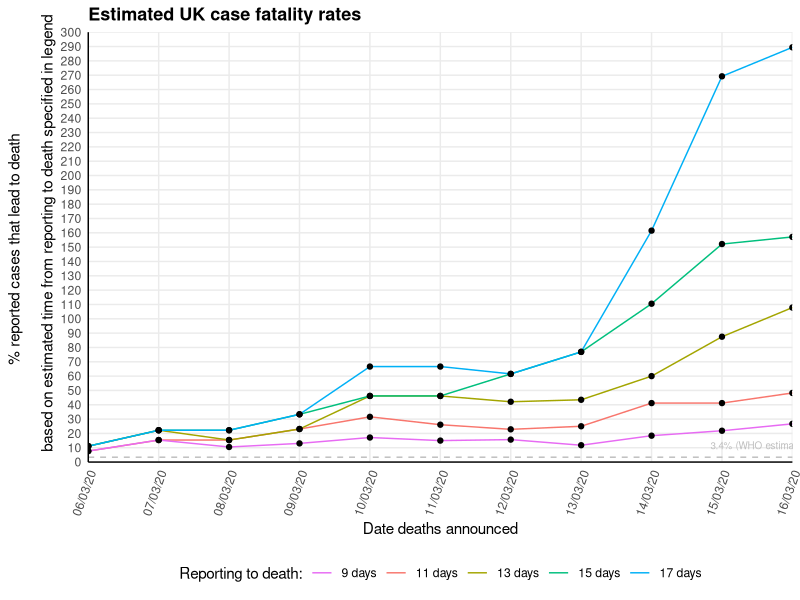

Write R code to recreate this figure.
## Exploration of UK COVID-19 data: CFR statistics over time
## Emma Doughty (e.doughty6@gmail.com)

# Install libraries if necessary
#if(!require(ggpubr)) install.packages("ggpubr")
#if(!require(tidyverse)) install.packages("tidyverse")
#if(!require(scales)) install.packages("scales")

# Load libraries
library(readr)
library(tidyr)
library(plyr)
library(ggplot2)
library(scales)
library(ggpubr)

#Load data
COVID19_by_day <- read_csv("Data/COVID19_by_day.csv")
COVID19_by_day$Date <- as.Date(COVID19_by_day$Date, format = "%d/%m/%y")
COVID19_by_day <- COVID19_by_day[order(COVID19_by_day$Date),]

# Data taken from: https://github.com/midas-network/COVID-19/tree/master/parameter_estimates/2019_novel_coronavirus
# Looks case fatality rate in terms of number of deaths vs estimated number of cases at time of onset
# Fatality rate plotted for a range of reporting times 
# Reporting times chosen to fit with:
  # 14-23d from symptom onset to death
  # ~5d from onset to reporting
  # Therefore, time from reporting to death min =14-5 = 9d; max = 23-5 =18d; avg = 17d-5 = 12d
  # Chosen to show 19, 17, 15, 13, 11, 9d to give even spread across the middle/lower 
  # (4-7d exposure to symptom onset)

#### Generate dataframe for plot ####
# Cumulative deaths vs cumulative cases 17 days prior
df_Deaths17d <- data.frame(Date = COVID19_by_day$Date, 
                           CumCases = COVID19_by_day$CumCases, 
                           CumDeaths = COVID19_by_day$CumDeaths, 
                           DeathStat = "17 days", StatValue = "0", 
                           stringsAsFactors = FALSE)

df_Deaths17d[,c(5)] <- sapply(df_Deaths17d$StatValue, as.double)

for (i in 36:nrow(df_Deaths17d)) {
  df_Deaths17d[[i, 5]] <- (100 * (df_Deaths17d[i,3]/df_Deaths17d[i-17,2]))
}

# Cumulative deaths vs cumulative cases 15 days prior
df_Deaths15d <- data.frame(Date = COVID19_by_day$Date, 
                            CumCases = COVID19_by_day$CumCases, 
                            CumDeaths = COVID19_by_day$CumDeaths, 
                            DeathStat = "15 days", StatValue = "0", 
                            stringsAsFactors = FALSE)
 
df_Deaths15d[,c(5)] <- sapply(df_Deaths15d$StatValue, as.double)
 
for (i in 36:nrow(df_Deaths15d)) {
  df_Deaths15d[[i, 5]] <- (100 * (df_Deaths15d[i,3]/df_Deaths15d[i-15,2]))
}

# Cumulative deaths vs cumulative cases 13 days prior
df_Deaths13d <- data.frame(Date = COVID19_by_day$Date, 
                           CumCases = COVID19_by_day$CumCases, 
                           CumDeaths = COVID19_by_day$CumDeaths, 
                           DeathStat = "13 days", StatValue = "0", 
                           stringsAsFactors = FALSE)

df_Deaths13d[,c(5)] <- sapply(df_Deaths13d$StatValue, as.double)

for (i in 36:nrow(df_Deaths13d)) {
  df_Deaths13d[[i, 5]] <- (100 * (df_Deaths13d[i,3]/df_Deaths13d[i-13,2]))
}

# Cumulative deaths vs cumulative cases 11 days prior
df_Deaths11d <- data.frame(Date = COVID19_by_day$Date, 
                           CumCases = COVID19_by_day$CumCases, 
                           CumDeaths = COVID19_by_day$CumDeaths, 
                           DeathStat = "11 days", StatValue = "0", 
                           stringsAsFactors = FALSE)

df_Deaths11d[,c(5)] <- sapply(df_Deaths11d$StatValue, as.double)

for (i in 36:nrow(df_Deaths11d)) {
  df_Deaths11d[[i, 5]] <- (100 * (df_Deaths11d[i,3]/df_Deaths11d[i-11,2]))
}

# Cumulative deaths vs cumulative cases 9 days prior
df_Deaths9d <- data.frame(Date = COVID19_by_day$Date, 
                          CumCases = COVID19_by_day$CumCases, 
                          CumDeaths = COVID19_by_day$CumDeaths, 
                          DeathStat = "9 days", StatValue = "0", 
                          stringsAsFactors = FALSE)
df_Deaths9d[,c(5)] <- sapply(df_Deaths9d$StatValue, as.double)
for (i in 36:nrow(df_Deaths9d)) {
  df_Deaths9d[[i, 5]] <- (100 * (df_Deaths9d[i,3]/df_Deaths9d[i-9,2]))
}

# Merge data for all estimated dates of reporting
df_DeathsStats <- rbind(df_Deaths17d, df_Deaths15d, df_Deaths13d, df_Deaths11d, df_Deaths9d)
df_DeathsStats <-df_DeathsStats[!(df_DeathsStats$CumDeaths==0),]

#### Plot graph for mortality stats ####
DeathStats_Sigfig <- signif(sum(df_DeathsStats$StatValue))
DeathStats_Factor <- 10^(floor(log10(signif(max(df_DeathsStats$StatValue)))))
DeathStats_Max <- round_any(max(df_DeathsStats$StatValue), DeathStats_Factor, f=ceiling)
DeathStats_Breaks <- ceiling(DeathStats_Factor/2)

plot_CFR <- ggplot(data=df_DeathsStats, aes(x=Date, y=df_DeathsStats$StatValue, group=DeathStat)) +
  geom_line(aes(color=DeathStat))+
  geom_point()+
  scale_x_date(labels = date_format("%d/%m/%y"), expand = c(0, 0), 
               limits = c(min(df_DeathsStats$Date), max(df_DeathsStats$Date)),
               breaks = seq(min(df_DeathsStats$Date), max(df_DeathsStats$Date), 1)) +
  scale_y_continuous(limits = c(0, 300), 
                     breaks = seq(0, 300, 10),
                     expand = c(0, 0)) +
  ylab("% reported cases that lead to death \n 
       based on estimated time from reporting to death specified in legend") + 
  xlab("Date deaths announced") +
  ggtitle("Estimated UK case fatality rates") +
  theme_minimal() +
  theme(plot.title = element_text(size=13, face="bold"),
        legend.position = "bottom",
        axis.line = element_line(colour = "black"),
        axis.text.x = element_text(angle = 70, hjust = 1, vjust = 1), 
        panel.grid.minor = element_blank()) + 
  labs(colour = "Reporting to death:") + 
  scale_color_discrete(breaks=c("9 days","11 days","13 days","15 days","17 days")) +
  geom_hline(yintercept = 3.4, color="grey", linetype="dashed") +
  annotate("text", min(df_DeathsStats$Date), 3.4, 
           vjust = -1, hjust = -5.1, label = "3.4% (WHO estimated CFR)",
           size = 2.5, color="grey")

ggsave("CFR_Stats_plot.png")

# Average time from reporting to death must be fairly short, 
# testing must have typically only identified the most severe cases 
# (where all/most lead to death) and/or
# case fatality rate is very hgih in the UK



